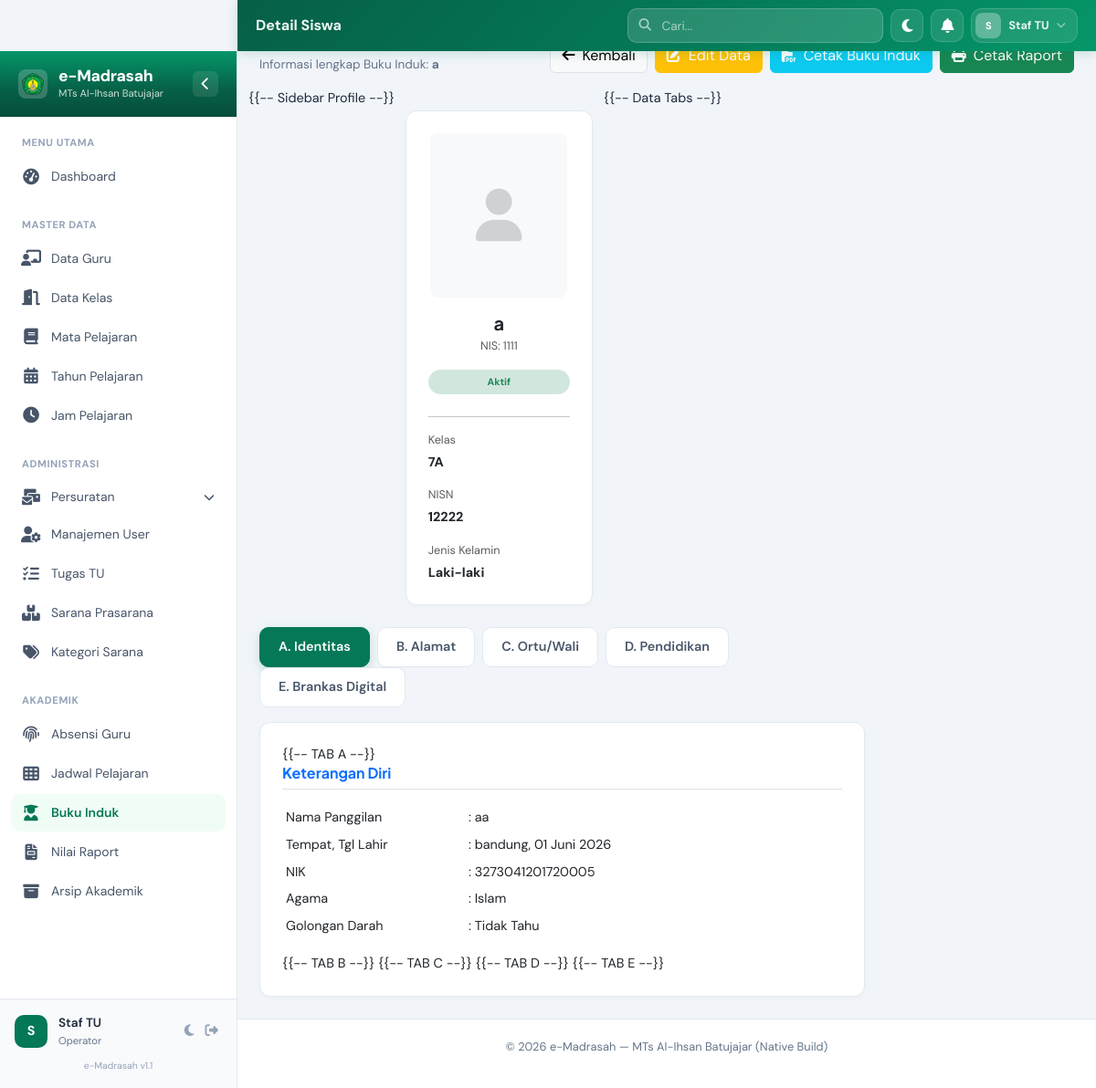
/modules/siswa/show.php?id=6 (signed in), run on the app's committed database.
### tables this page shows
CREATE TABLE `siswa` (
  `id` bigint unsigned NOT NULL AUTO_INCREMENT,
  `no_urut` smallint unsigned DEFAULT NULL COMMENT 'No. urut di buku induk',
  `nis` varchar(50) NOT NULL,
  `nisn` varchar(10) DEFAULT NULL COMMENT 'Nomor Induk Siswa Nasional',
  `nism` varchar(30) DEFAULT NULL COMMENT 'Nomor Induk Siswa Madrasah',
  `nik` varchar(16) DEFAULT NULL,
  `no_kk` varchar(16) DEFAULT NULL,
  `nama_lengkap` varchar(255) NOT NULL,
  `nama_panggilan` varchar(50) DEFAULT NULL,
  `kelas_id` bigint unsigned NOT NULL,
  `tahun_pelajaran_id` bigint unsigned DEFAULT NULL,
  `status` enum('Aktif','Lulus','Pindah','Keluar','Meninggal') DEFAULT 'Aktif',
  `jenis_kelamin` enum('L','P') DEFAULT NULL,
  `tempat_lahir` varchar(100) DEFAULT NULL,
  `tanggal_lahir` date DEFAULT NULL,
  `agama` varchar(20) DEFAULT NULL,
  `kewarganegaraan` varchar(30) DEFAULT 'Indonesia',
  `anak_ke` tinyint unsigned DEFAULT NULL,
  `saudara_kandung` tinyint unsigned DEFAULT '0',
  `saudara_tiri` tinyint unsigned DEFAULT '0',
  `saudara_angkat` tinyint unsigned DEFAULT '0',
  `status_anak` enum('Kandung','Tiri','Angkat') DEFAULT 'Kandung',
  `yatim_piatu` enum('Tidak','Yatim','Piatu','Yatim Piatu') DEFAULT 'Tidak',
  `bahasa_sehari_hari` varchar(50) DEFAULT NULL,
  `alamat` text,
  `rt` varchar(5) DEFAULT NULL,
  `rw` varchar(5) DEFAULT NULL,
  `desa_kelurahan` varchar(60) DEFAULT NULL,
  `kecamatan` varchar(60) DEFAULT NULL,
  `kabupaten_kota` varchar(60) DEFAULT NULL,
  `provinsi` varchar(50) DEFAULT NULL,
  `kode_pos` varchar(10) DEFAULT NULL,
  `nama_orang_tua` varchar(255) DEFAULT NULL,
  `no_telepon` varchar(20) DEFAULT NULL,
  `hp` varchar(20) DEFAULT NULL,
  `bertempat_tinggal_pada` varchar(60) DEFAULT NULL COMMENT 'Ortu/Saudara/Wali/Asrama/Kos',
  `jarak_ke_madrasah` varchar(10) DEFAULT NULL COMMENT 'km',
  `moda_transportasi` varchar(50) DEFAULT NULL,
  `golongan_darah` enum('A','B','AB','O','Tidak Tahu') DEFAULT 'Tidak Tahu',
  `penyakit_pernah_diderita` text,
  `kelainan_jasmani` varchar(100) DEFAULT NULL,
  `tinggi_badan_awal` decimal(5,2) DEFAULT NULL,
  `berat_badan_awal` decimal(5,2) DEFAULT NULL,
  `hobi_kesenian` varchar(100) DEFAULT NULL,
  `hobi_olahraga` varchar(100) DEFAULT NULL,
  `hobi_organisasi` varchar(100) DEFAULT NULL,
  `hobi_lain` varchar(100) DEFAULT NULL,
  `foto` varchar(255) DEFAULT NULL,
  `created_at` timestamp NULL DEFAULT NULL,
  `updated_at` timestamp NULL DEFAULT NULL,
  PRIMARY KEY (`id`),
  UNIQUE KEY `nis` (`nis`),
  UNIQUE KEY `siswa_nisn_unique` (`nisn`),
  UNIQUE KEY `nik` (`nik`),
  KEY `kelas_id` (`kelas_id`),
  CONSTRAINT `siswa_ibfk_1` FOREIGN KEY (`kelas_id`) REFERENCES `kelas` (`id`) ON DELETE CASCADE
);

CREATE TABLE `kelas` (
  `id` bigint unsigned NOT NULL AUTO_INCREMENT,
  `nama_kelas` varchar(255) NOT NULL,
  `tingkat` varchar(255) NOT NULL,
  `guru_pembimbing_id` bigint unsigned DEFAULT NULL,
  `kapasitas` int DEFAULT '40',
  `ruangan` varchar(100) DEFAULT NULL,
  `created_at` timestamp NULL DEFAULT NULL,
  `updated_at` timestamp NULL DEFAULT NULL,
  PRIMARY KEY (`id`),
  KEY `idx_guru_pembimbing` (`guru_pembimbing_id`),
  CONSTRAINT `kelas_ibfk_1` FOREIGN KEY (`guru_pembimbing_id`) REFERENCES `gurus` (`id`) ON DELETE SET NULL
);

### includes/functions.php (called while the page is built, shortened)
<?php
function tgl_indo($tanggal) {
    if (!$tanggal || $tanggal == '0000-00-00') return '-';
    $bulan = array (1 => 'Januari', 'Februari', 'Maret', 'April', 'Mei', 'Juni', 'Juli', 'Agustus', 'September', 'Oktober', 'November', 'Desember');
    $pecahkan = explode('-', $tanggal);
    return $pecahkan[2] . ' ' . $bulan[ (int)$pecahkan[1] ] . ' ' . $pecahkan[0];
}
?>

### modules/siswa/show.php (the view, shortened to what this page needs)
<?php
include __DIR__ . '/../../includes/header.php';
$id = isset($_GET['id']) ? (int)$_GET['id'] : 0;
$stmt = $pdo->prepare("
    SELECT s.*, k.nama_kelas, tp.kode as tp_kode,
           o.nama_ayah, o.pekerjaan_ayah, o.nama_ibu, o.pekerjaan_ibu,
           p.nama_madrasah_asal, p.no_ijazah_asal, p.tgl_diterima
    FROM siswa s
    LEFT JOIN kelas k ON s.kelas_id = k.id
    LEFT JOIN tahun_pelajaran tp ON s.tahun_pelajaran_id = tp.id
    LEFT JOIN orang_tua_wali o ON o.siswa_id = s.id
    LEFT JOIN perkembangan_siswa p ON p.siswa_id = s.id
    WHERE s.id = ?
");
$stmt->execute([$id]);
$s = $stmt->fetch();
?>
<div class="page-header mb-4 fade-in">
    <div>
        <h2 class="page-title">Detail Peserta Didik</h2>
        <p class="page-subtitle">Informasi lengkap Buku Induk: <strong><?php echo $s['nama_lengkap']; ?></strong></p>
    </div>
    <div class="d-flex gap-2">
        <a href="index.php" class="btn btn-light border">
            <i class="fas fa-arrow-left me-2"></i>Kembali
        </a>
        <a href="edit.php?id=<?php echo $s['id']; ?>" class="btn btn-warning text-white">
            <i class="fas fa-edit me-2"></i>Edit Data
        </a>
        <a href="export_buku_induk.php?id=<?php echo $s['id']; ?>" class="btn btn-info text-white" target="_blank">
            <i class="fas fa-file-pdf me-2"></i>Cetak Buku Induk
        </a>
        <a href="../raport/export-pdf.php?id=<?php echo $s['id']; ?>&tahun_pelajaran_id=<?php echo $s['tahun_pelajaran_id']; ?>&semester=1" class="btn btn-success" target="_blank">
            <i class="fas fa-print me-2"></i>Cetak Raport
        </a>
    </div>
</div>
<div class="row g-4 fade-in">
    {{-- Sidebar Profile --}}
    <div class="col-xl-3">
        <div class="card border-0 shadow-sm text-center p-4">
            <div class="mb-3">
                <?php if ($s['foto']): ?>
                    <img src="<?php echo base_url('uploads/foto_siswa/' . $s['foto']); ?>" alt="Foto" class="rounded-3 shadow-sm" style="width: 150px; height: 180px; object-fit: cover;">
                <?php else: ?>
                    <div class="bg-light rounded-3 d-flex align-items-center justify-content-center mx-auto" style="width: 150px; height: 180px;">
                        <i class="fas fa-user fa-4x text-muted opacity-25"></i>
                    </div>
                <?php endif; ?>
            </div>
            <h5 class="fw-bold mb-1"><?php echo $s['nama_lengkap']; ?></h5>
            <p class="text-muted small mb-3">NIS: <?php echo $s['nis']; ?></p>
            <div class="badge bg-success-subtle text-success rounded-pill px-3 py-2 mb-2"><?php echo $s['status']; ?></div>
            <hr>
            <div class="text-start">
                <div class="small text-muted mb-1">Kelas</div>
                <div class="fw-bold mb-3"><?php echo $s['nama_kelas'] ?: '-'; ?></div>
                <div class="small text-muted mb-1">NISN</div>
                <div class="fw-bold mb-3"><?php echo $s['nisn'] ?: '-'; ?></div>
                <div class="small text-muted mb-1">Jenis Kelamin</div>
                <div class="fw-bold"><?php echo $s['jenis_kelamin'] == 'L' ? 'Laki-laki' : 'Perempuan'; ?></div>
            </div>
        </div>
    </div>
    {{-- Data Tabs --}}
    <div class="col-xl-9">
        <ul class="nav nav-pills mb-3 em-tabs" id="detailTab" role="tablist">
            <li class="nav-item">
                <button class="nav-link active" data-bs-toggle="pill" data-bs-target="#tab-diri">A. Identitas</button>
            </li>
            <li class="nav-item">
                <button class="nav-link" data-bs-toggle="pill" data-bs-target="#tab-alamat">B. Alamat</button>
            </li>
            <li class="nav-item">
                <button class="nav-link" data-bs-toggle="pill" data-bs-target="#tab-ortu">C. Ortu/Wali</button>
            </li>
            <li class="nav-item">
                <button class="nav-link" data-bs-toggle="pill" data-bs-target="#tab-pendidikan">D. Pendidikan</button>
            </li>
            <li class="nav-item">
                <button class="nav-link" data-bs-toggle="pill" data-bs-target="#tab-dokumen">E. Brankas Digital</button>
            </li>
        </ul>
        <div class="tab-content card border-0 shadow-sm p-4">
            {{-- TAB A --}}
            <div class="tab-pane fade show active" id="tab-diri">
                <h6 class="text-primary fw-bold mb-3 border-bottom pb-2">Keterangan Diri</h6>
                <table class="table table-sm table-borderless">
                    <tr><td width="200">Nama Panggilan</td><td>: <?php echo $s['nama_panggilan'] ?: '-'; ?></td></tr>
                    <tr><td>Tempat, Tgl Lahir</td><td>: <?php echo $s['tempat_lahir'] . ', ' . tgl_indo($s['tanggal_lahir']); ?></td></tr>
                    <tr><td>NIK</td><td>: <?php echo $s['nik'] ?: '-'; ?></td></tr>
                    <tr><td>Agama</td><td>: <?php echo $s['agama'] ?: '-'; ?></td></tr>
                    <tr><td>Golongan Darah</td><td>: <?php echo $s['golongan_darah']; ?></td></tr>
                </table>
            </div>
            {{-- TAB B --}}
            {{-- TAB C --}}
            {{-- TAB D --}}
            {{-- TAB E --}}
        </div>
    </div>
</div>
<?php include __DIR__ . '/../../includes/footer.php'; ?>

### assets/css/custom.css (style rules this page uses)
:root { --em-green-950: #022c22; --em-green-900: #064e3b; --em-green-800: #065f46; --em-green-700: #047857; --em-green-600: #059669; --em-green-500: #10b981; --em-green-200: #a7f3d0; --em-green-100: #d1fae5; --em-green-50 : #f0fdf4; --em-gold : #b45309; --em-gold-light: #fef3c7; --em-gray-950: #020617; --em-gray-900: #0f172a; --em-gray-800: #1e293b; --em-gray-700: #334155; --em-gray-600: #475569; --em-gray-500: #64748b; --em-gray-400: #94a3b8; --em-gray-300: #cbd5e1; --em-gray-200: #e2e8f0; --em-gray-100: #f1f5f9; --em-gray-50 : #f8fafc; --em-white : #ffffff; --em-primary : var(--em-green-700); --em-primary-dark : var(--em-green-800); --em-primary-darker : var(--em-green-900); --em-surface : var(--em-white); --em-bg : #f1f5f9; --em-border : #e2e8f0; --em-text : #1e293b; --em-text-muted : #64748b; --em-sidebar-w : 260px; --em-sidebar-collapsed-w: 75px; --em-header-h : 56px; --em-r-md : 10px; --em-r-lg : 14px; --em-r-xl : 20px; --em-r-full: 9999px; --em-ease : cubic-bezier(0.4, 0, 0.2, 1); --em-dur : 250ms; }
body { font-family: 'DM Sans', 'Segoe UI', system-ui, sans-serif; background: var(--em-bg); color: var(--em-text); font-size: 0.9rem; -webkit-font-smoothing: antialiased; overflow-x: hidden; transition: background-color 0.3s ease, color 0.3s ease; }
h1, h2, h3, h4, h5, h6 { font-family: 'Plus Jakarta Sans', sans-serif; font-weight: 700; }
.fade-in { animation: emFadeIn 0.5s ease both; }
.em-tabs .nav-link { background: var(--em-white); color: var(--em-gray-600); margin-right: 8px; border-radius: var(--em-r-md); padding: 10px 20px; font-weight: 600; border: 1px solid var(--em-border); transition: all 0.2s; }
.em-tabs .nav-link.active { background: var(--em-primary) !important; color: white !important; border-color: var(--em-primary) !important; box-shadow: 0 4px 12px rgba(4, 120, 87, 0.2); }
.card { border-radius: 12px !important; border: 1px solid var(--em-border) !important; box-shadow: 0 2px 4px rgba(0,0,0,0.02) !important; background: var(--em-white); transition: transform 0.2s, box-shadow 0.2s; }
.fade-in { animation: fadeIn 0.4s ease-out; }
.page-header { display: flex; flex-wrap: wrap; gap: 16px; justify-content: space-between; align-items: center; margin-bottom: 24px; }
.page-title { font-size: 1.5rem; font-weight: 800; color: var(--em-gray-900); }
.page-subtitle { font-size: 0.85rem; color: var(--em-gray-500); }

### data on the page
siswa: nama_lengkap "a", nis "1111", status "Aktif", kelas.nama_kelas "7A", nisn "12222", nama_panggilan "aa", tempat_lahir "bandung", tanggal_lahir "01 Juni 2026", nik "3273041201720005", agama "Islam", golongan_darah "Tidak Tahu"

### other printed values
$page_title "Detail Siswa"
substr($_SESSION['user_name'] ?? 'A', 0, 1) "S"
$_SESSION['user_name'] "Staf TU"
$_SESSION['user_role'] "Operator"
